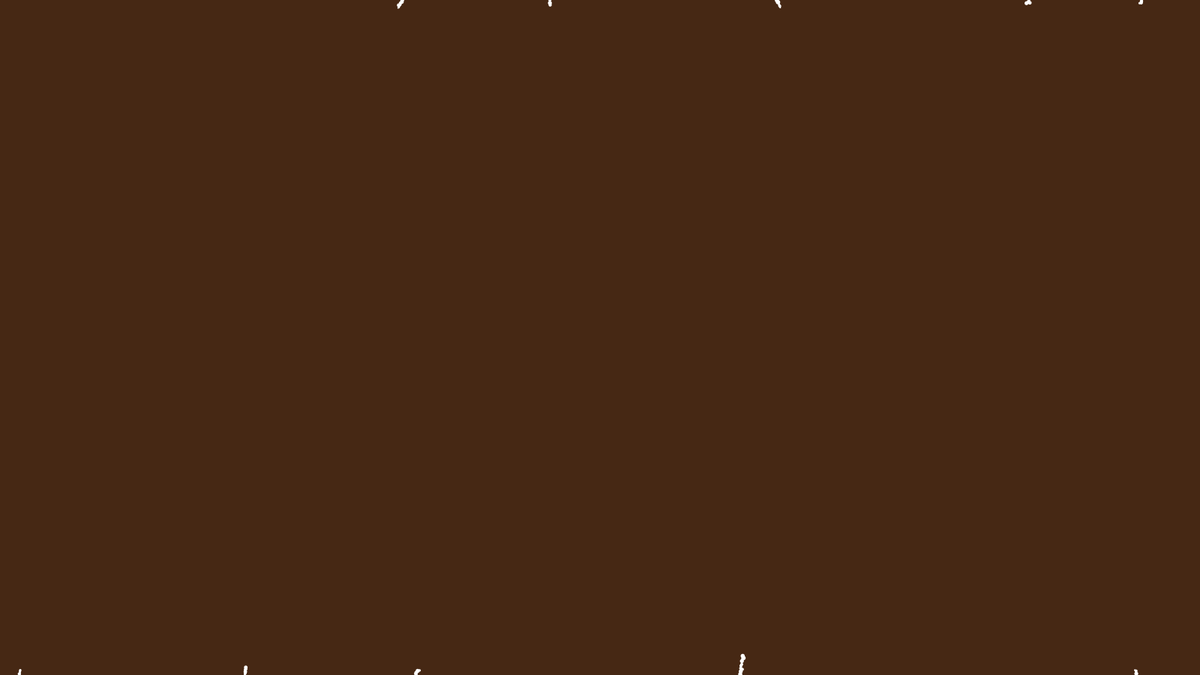
Frame 1 (no input)
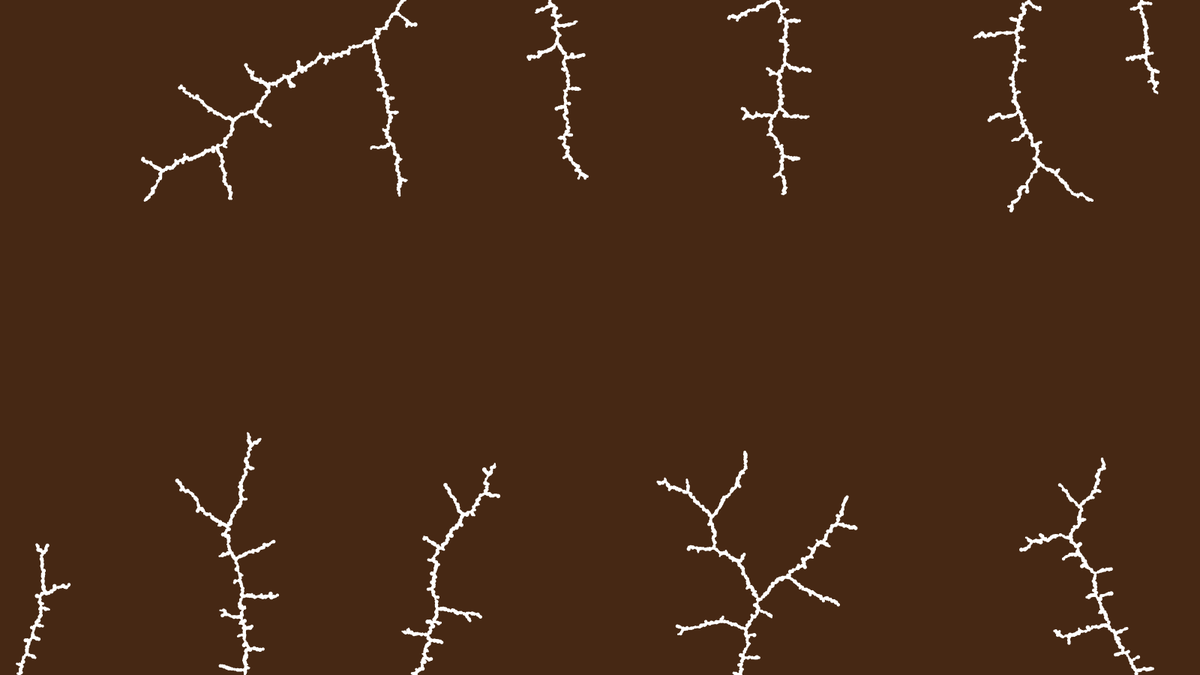
Frame 60 (the mouse pressed at the canvas centre just before this capture)
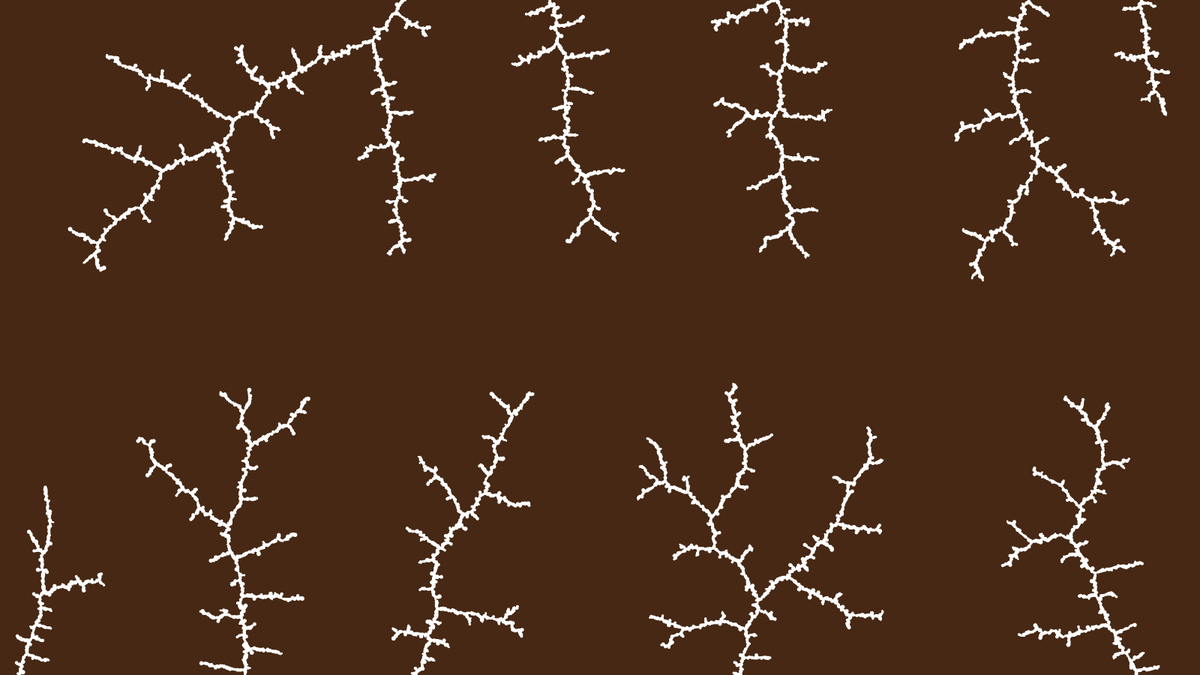
Frame 120 (the mouse held since frame 60 and released just before this capture)

The Processing sketch that drew these frames (run headless with seeded random() and noise(); from frame 60 on, the mouse is pressed at the canvas centre):

// Processing sketch: ice
// ── ice.pde
int num = 10000;

float[] xpos;
float[] ypos;
float[] rad;

int index;
float minRad = 1;
float maxRad = 3;

void setup() {
  size(1600, 900);
  background(70, 40, 20);
  noStroke();
  fill(255);

  xpos = new float[num];
  ypos = new float[num];
  rad = new float[num];

  for (int i = 0; i<5; i++) {
    xpos[i] = random(width);
    ypos[i] = 0;
    rad[i] = random(minRad, maxRad);
    ellipse(xpos[i], ypos[i], rad[i] * 2, rad[i] * 2);
  }

  for (int i = 5; i<10; i++) {
    xpos[i] = random(width);
    ypos[i] = height;
    rad[i] = random(minRad, maxRad);
    ellipse(xpos[i], ypos[i], rad[i] * 2, rad[i] * 2);
  }

  index = 10;
}


void draw() {
  for (int t = 0; t<60; t++) {
    float randomX = random(width);
    float randomY = random(height);
    float randomRad = random(minRad, maxRad);

    int pointIndex = -1;
    float minSqDist = 999999999;
    float sqDist;

    for (int i = 0; i<index; i++) {
      sqDist = sq(randomX - xpos[i])+sq(randomY - ypos[i]);
      if(sqDist<minSqDist) {
        minSqDist = sqDist;
        pointIndex = i;
      }
    }
    
    float angle = atan2(randomY-ypos[pointIndex], randomX-xpos[pointIndex]);
    xpos[index] = xpos[pointIndex] + cos(angle) * rad[pointIndex];
    ypos[index] = ypos[pointIndex] + sin(angle) * rad[pointIndex];
    rad[index] = randomRad;
    ellipse(xpos[index], ypos[index], rad[index]*2, rad[index]*2);
    
    if(index < num - 1){
      index++;
    }
  }
}
